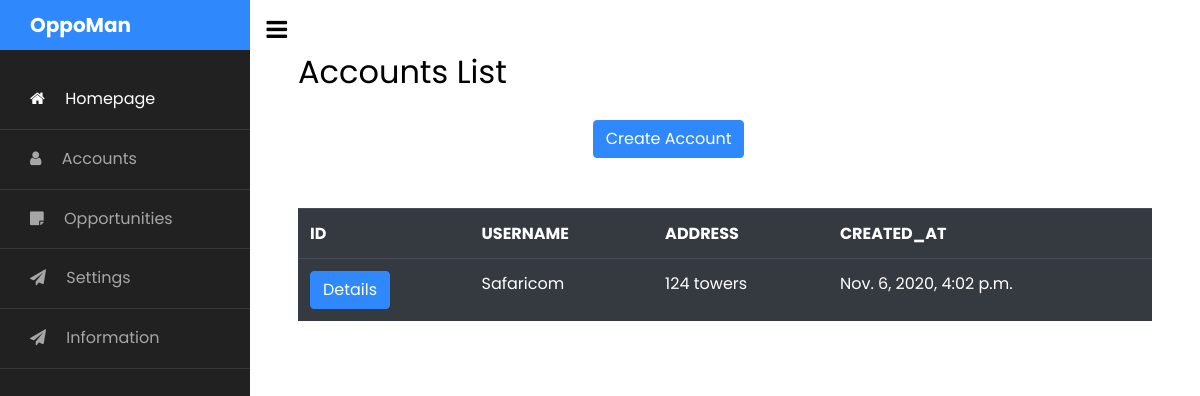
Page /accounts/ (signed in) on the committed database.
### opportunities/models.py (models this page shows, shortened)
class Account(models.Model, BSCTModelMixin):
    username = models.CharField(max_length=95, unique=True)
    address = models.TextField()
    created_at = models.DateTimeField(auto_now_add=True)
    last_updated = models.DateTimeField(auto_now=True)

### opportunities/views.py (the view)
# urls.py: url(r"^accounts/", oviews.acc_list, name="account_list"),
@login_required
def acc_list(request):
    accs = Account.objects.all()
    return render(request, "acc_list.html", {"accs": accs})

### templates/acc_list.html
{% extends 'base.html' %}
{% block BSCT_MAIN %}
<h2 class="mb-4">Accounts List</h2>
<div class="row">
  <div class="col-md-4">
  </div>
  <div class="col-md-4">
    <a href="/account/create/" class="btn btn-primary">Create Account</a>
  </div>
  <div class="col-md-4">
  </div>
</div>
<br> <br>
<div class="center">
  <table class="table table-dark">
    <tr>
      <th>ID</th>
      <th>USERNAME</th>
      <th>ADDRESS</th>
      <th>CREATED_AT</th>
    </tr>
    {% for acc in accs %}
    <tr>
      <td><a href="/account/{{ acc.id }}"class="btn btn-primary">Details</a></td>
      <td>{{ acc.username }}</td>
      <td>{{ acc.address }}</td>
      <td>{{ acc.created_at }}</td>
    </tr>
    {% endfor %}
  </table>
</div>
{% endblock %}

### rows in the picture
Account: username "Safaricom", address "124 towers", created_at "Nov. 6, 2020, 4:02 p.m."
